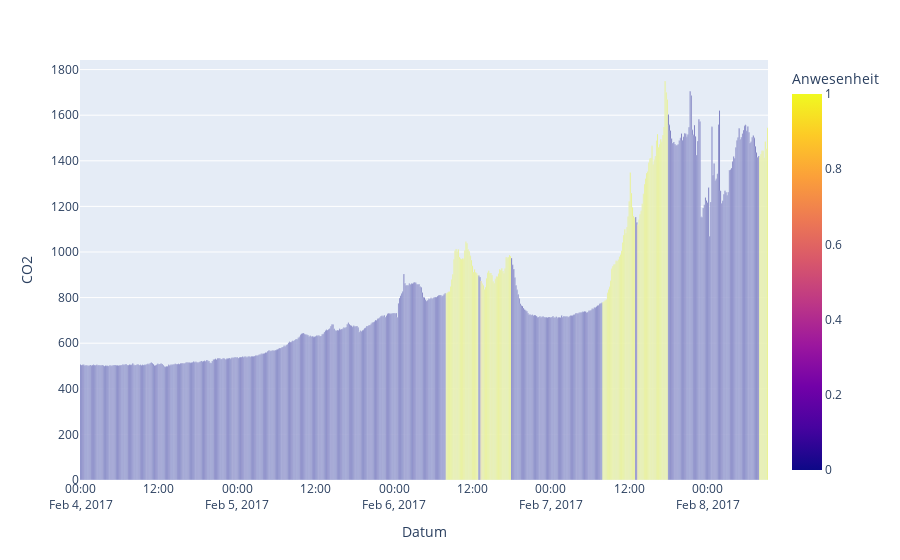

The cell this chart's notebook holds for it:
### Code cell
#train_model(classifier=RandomForestClassifier,scaler=MinMaxScaler)
#print(pd.DataFrame(columns=df.columns))
#X = df.drop(columns=[label])
#y = df[label]
###################### 
#X_train, X_test, y_train, y_test = train_test_split(X,y, test_size=0.25,shuffle=False)#,random_state=42)
#scale_features(StandardScaler)
#mRF.fit(X_train, y_train)
print(pd.DataFrame(columns=df.columns))
mRF = RandomForestClassifier(**rsRF.best_params_)
mRF.fit(X_train, y_train)

report(mRF)
test_viz(mRF)

### Figure 1 — Plotly figure (JSON) as saved in the notebook; plotly's stock layout.template omitted (floating-point values rounded to 4 significant figures; data arrays with more than 128 entries replaced by an {"elided": "..."} marker saying what was removed)
{"data": [{"alignmentgroup": "True", "hovertemplate": "Datum=%{x}<br>CO2=%{y}<br>Anwesenheit=%{marker.color}<extra></extra>", "legendgroup": "", "marker": {"color": {"elided": "632 float values"}, "coloraxis": "coloraxis", "pattern": {"shape": ""}}, "name": "", "offsetgroup": "", "orientation": "v", "showlegend": false, "textposition": "auto", "type": "bar", "x": {"elided": "632 str values"}, "xaxis": "x", "y": {"elided": "632 float values"}, "yaxis": "y"}], "layout": {"barmode": "relative", "coloraxis": {"colorbar": {"title": {"text": "Anwesenheit"}}, "colorscale": [[0, "#0d0887"], [0.1111, "#46039f"], [0.2222, "#7201a8"], [0.3333, "#9c179e"], [0.4444, "#bd3786"], [0.5556, "#d8576b"], [0.6667, "#ed7953"], [0.7778, "#fb9f3a"], [0.8889, "#fdca26"], [1, "#f0f921"]]}, "legend": {"tracegroupgap": 0}, "margin": {"t": 60}, "xaxis": {"anchor": "y", "domain": [0, 1], "title": {"text": "Datum"}}, "yaxis": {"anchor": "x", "domain": [0, 1], "title": {"text": "CO2"}}}}
